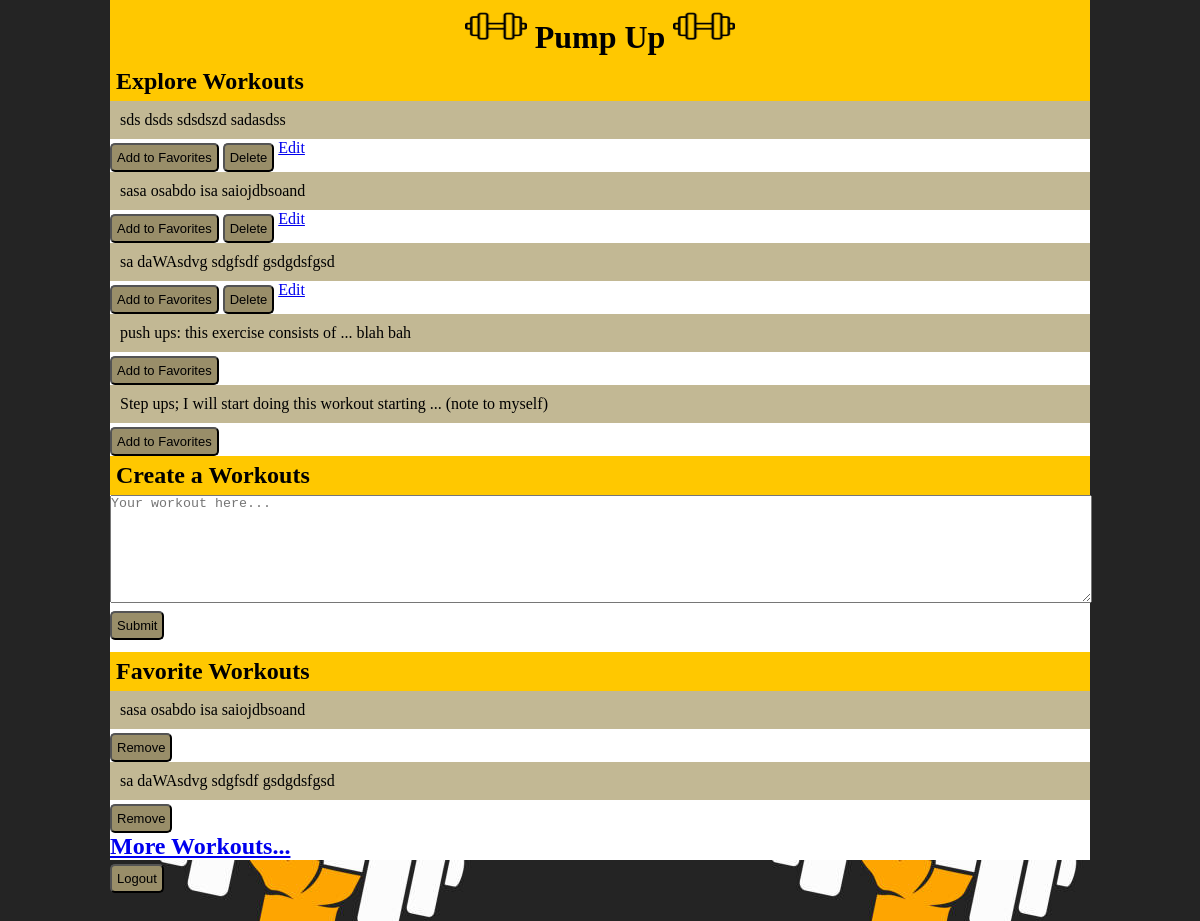
/home (signed in), run on the app's committed database.
### workout_app/models.py (models this page shows)
class Workout(models.Model):
    author= models.ForeignKey("User", related_name= "author", on_delete = models.CASCADE)
    workout = models.TextField()
    created_at = models.DateTimeField(auto_now_add=True)
    updated_at = models.DateTimeField(auto_now=True)
    objects = WorkoutManager()

### workout_app/views.py (the view)
# urls.py: path("home", views.home_page),
def home_page(request):
    current_user = User.objects.get(id=request.session['user_id'])
    context = {
        "workouts": Workout.objects.all(),
        "current_user": current_user,
        "favorite":  User.objects.all()
    }
    return render(request, "home.html", context)

### workout_app/templates/home.html (shortened to what this page needs)
<!DOCTYPE html>
<html lang="en">
<head>
    {% load static %}
    <link rel="stylesheet" href="{% static 'css/style.css' %}">
</head>
<body background="{% static 'img/gym_logo.jpg' %}"  class="wrapper">
    <h1 class="head">  <img src="{% static 'img/dumbbell.png' %}" alt="dumbbell" height="42" width="62"> Pump Up <img src="{% static 'img/dumbbell.png' %}" alt="dumbbell" height="42" width="62"> </h1>
    <h2 class="head">Explore Workouts</h2>
    {% for workout in workouts %}
    <div class="workouts">
        <p>{{ workout.workout }} </p>
        <form action ="/add/{{workout.id}}" method="POST"  class="button_group">
            <button type="submit" class="button">Add to Favorites</button>
        </form>
        {% if current_user.id == workout.author.id %}
        <form action="delete/{{workout.id}}" method="POST" class="button_group">
            <button type= "submit" class="button"> Delete </button>
        </form>
        <a href="/edit/{{workout.id}}" class="button_group">Edit</a>
        {% endif %}
    </div>
    {% endfor %}
    <div>
        <h2 class="head">Create a Workouts</h2>
        <form action="/add/workout" method="POST" class="create">
            <textarea name = "workout" placeholder="Your workout here..." class="create_text"></textarea>
            <button type="submit" class="button">Submit</button>
        </form>
    </div>
    <div>
        <h2 class="head">Favorite Workouts</h2>
        {% for favorite in current_user.my_workout.all %}
        <p>{{ favorite.workout }}</p>
        <form action="remove/{{favorite.id}}" method="POST">
            <button type= "submit" class="button"> Remove </button>
        </form>
        {% endfor %}
    </div>
    <div>
        <a href="/more_workouts"><h2>More Workouts...</h2>
    </div>
    <form method= "POST" action="/logout">
        <button type="submit" class="button">Logout</button>
    </form>
</body>
</html>

### workout_app/static/css/style.css (style rules this page uses)
* { padding: 0px; margin: 0px; outline-color: black; }
.wrapper { height: 1040px; width: 980px; margin: 0 auto; }
.wrapper div { background-color: white }
.head { background-color: #ffc800; padding: 6px; }
h1 { text-align: center; padding: 18px; }
.button { border-radius: 5px; padding: 5px; background-color: #998E69; color: black; font-size: small; display: inline-block; margin-top: 4px; }
p { padding: 10px; background-color: #C2B894; }
.button_group { vertical-align: top; display: inline-block; }
.create { height: 157px; width: 980px; }
.create_text { width: 980px; height: 106px; }

### data on the page
Workout: workout "sds dsds sdsdszd sadasdss"
Workout: workout "sasa osabdo isa saiojdbsoand"
Workout: workout "sa daWAsdvg sdgfsdf gsdgdsfgsd"
Workout: workout "push ups: this exercise consists of ... blah bah"
Workout: workout "Step ups; I will start doing this workout starting ... (note to myself)"
